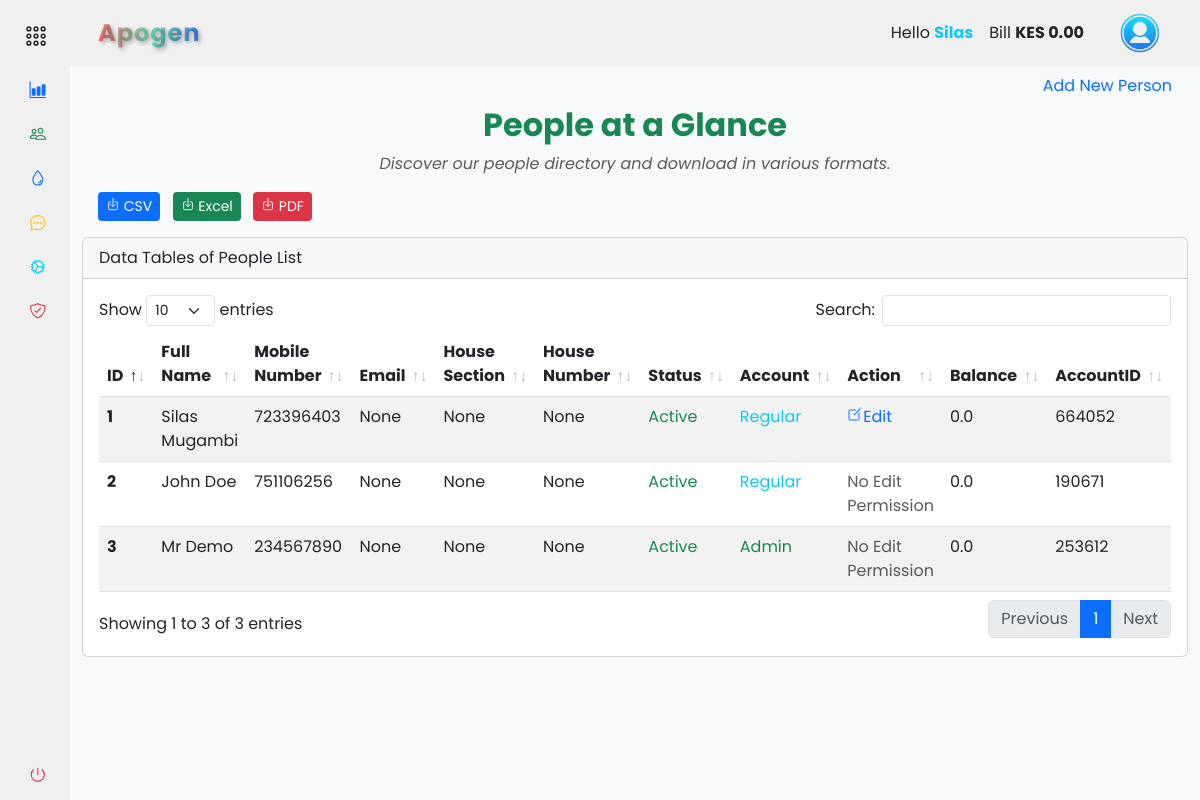
The page /accounts/people/people_list (signed in) on the database its author committed.
### app/backend/models/user.py (models this page shows, shortened)
class User(db.Model, UserMixin):
    id = db.Column(db.Integer, primary_key=True)
    mobile_number = db.Column(db.String(20), unique=True, nullable=False)
    password_hash = db.Column(db.String(128), nullable=False)
    first_name = db.Column(db.String(50))
    last_name = db.Column(db.String(50))
    email = db.Column(db.String(120))
    house_section = db.Column(db.String(50))
    house_number = db.Column(db.String(20))
    profile_image = db.Column(db.String(255))
    is_active = db.Column(db.Boolean, default=True)
    is_admin = db.Column(db.Boolean, default=False)
    balance = db.Column(db.Float, default=0)
    unique_user_id = db.Column(db.String(6), unique=True, nullable=True)
    meter_readings = db.relationship('MeterReading', backref='user', lazy=True)
    payments = db.relationship('Payment', backref='user', lazy=True)

### app/backend/accounts/people/routes.py (the view)
@people_bp.route('/people_list', methods=['GET', 'POST'])
@login_required
def people_list():
    if current_user.is_authenticated:
        people_list = User.query.all()
        add_form = AddUserForm()
        house_sections = []
        settings = Settings.query.first()
        if settings:
            house_sections = [(section, section) for section in settings.house_sections.split(',')]
        return render_template('accounts/people_list.html', people_list=people_list, house_sections=house_sections, form=add_form, hide_footer=True)
    else:
        return redirect(url_for('auth.login'))

### app/backend/accounts/people/forms.py (shortened to what this page needs)
class AddUserForm(FlaskForm):
    first_name = StringField('First Name', validators=[DataRequired(), Length(max=50)])
    last_name = StringField('Last Name', validators=[DataRequired(), Length(max=50)])
    mobile_number = StringField('Mobile Number', validators=[DataRequired(), Length(min=10, max=20)])
    email = StringField('Email', validators=[Optional(), Length(max=50)])
    house_section = SelectField('House Section', validators=[DataRequired()], coerce=str)
    house_number = StringField('House Number', validators=[DataRequired(), Length(max=50)])
    password = PasswordField('Password', validators=[DataRequired(), Length(min=6), EqualTo('confirm_password', message='Passwords must match')])
    confirm_password = PasswordField('Confirm Password', validators=[DataRequired()])
    submit = SubmitField('Register')

### app/backend/accounts/accounts_context.py (called while the page is built)
def accounts_context():
    settings = Settings.query.first()
    company_name = settings.company_name if settings else 'ApoGen'
    bank_name = settings.bank_name if settings else 'M-Pesa'
    paybill = settings.paybill if settings else '123456'
    account_number = settings.account_number if settings else '123456789'
    contact_number = settings.contact_number if settings else '0722000111'
    total_bill = db.session.query(func.sum(MeterReading.total_price)).filter(MeterReading.reading_status == False).scalar()
    total_bill = total_bill or 0
    return {
        'company_name': company_name,
        'bank_name': bank_name,
        'paybill': paybill,
        'account_number': account_number,
        'contact_number': contact_number,
        'total_bill': total_bill
    }

def inject_now():
    return {'now': datetime.utcnow() + timedelta(hours=3)}

### app/assets/templates/accounts/people_list.html (shortened to what this page needs)
{% extends "base.html" %} {% block content %}
<section class="container-fluid">
  <ul class="nav nav-pills justify-content-end border-0">
    <li type="button" class="nav-item">
      <a
        class="nav-link"
        data-bs-toggle="modal"
        data-bs-target="#addNewPersonModal"
        >Add New Person</a
      >
    </li>
  </ul>
  <div class="text-center">
    <h2 class="fw-bold text-success mb-2">People at a Glance</h2>
    <p class="text-muted fst-italic">
      Discover our people directory and download in various formats.
    </p>
  </div>
  <div class="row">
    <div class="col-md-12">
      <div class="float-start ms-3">
        <form
          action="{{ url_for('accounts.people.download_users') }}"
          method="get"
          class="d-inline"
        >
          <button
            type="submit"
            class="btn btn-sm me-2 btn-primary"
            name="format"
            value="csv"
          >
            <ion-icon name="download-outline"></ion-icon> CSV
          </button>
        </form>
        <form
          action="{{ url_for('accounts.people.download_users') }}"
          method="get"
          class="d-inline"
        >
          <button
            type="submit"
            class="btn btn-sm me-2 btn-success"
            name="format"
            value="excel"
          >
            <ion-icon name="download-outline"></ion-icon> Excel
          </button>
        </form>
        <form
          action="{{ url_for('accounts.people.download_users') }}"
          method="get"
          class="d-inline"
        >
          <button
            type="submit"
            class="btn btn-sm me-2 btn-danger"
            name="format"
            value="pdf"
          >
            <ion-icon name="download-outline"></ion-icon> PDF
          </button>
        </form>
      </div>
    </div>
  </div>
  <div class="col-md-12">
    <div class="card mt-3 mb-3">
      <div class="card-header">Data Tables of People List</div>
      <div class="card-body">
        <div class="table-responsive">
          <table class="table table-striped data-table" style="width: 100%">
            <thead>
              <tr>
                <th scope="col">ID</th>
                <th scope="col">Full Name</th>
                <th scope="col">Mobile Number</th>
                <th scope="col">Email</th>
                <th scope="col">House Section</th>
                <th scope="col">House Number</th>
                <th scope="col">Status</th>
                <th scope="col">Account</th>
                <th scope="col">Action</th>
                <th scope="col">Balance</th>
                <th scope="col">AccountID</th>
              </tr>
            </thead>
            <tbody>
              {% for person in people_list %}
              <tr>
                <th scope="row">{{ person.id }}</th>
                <td>
                  {{ person.first_name.title() ~ " " ~ person.last_name.title()
                  }}
                </td>
                <td>{{ person.mobile_number }}</td>
                <td>{{ person.email }}</td>
                <td>{{ person.house_section }}</td>
                <td>{{ person.house_number }}</td>
                <td>
                  {% if person.is_active %}
                  <span class="text-success">Active</span>
                  {% else %}
                  <span class="text-danger">Inactive</span>
                  {% endif %}
                </td>
                <td>
                  {% if person.is_admin %}
                  <span class="text-success">Admin</span>
                  {% else %}
                  <span class="text-info">Regular</span>
                  {% endif %}
                </td>
                <td>
                  {% if current_user.is_admin or current_user.id == person.id %}
                  <a
                    href="{{ url_for('accounts.people.edit_user', user_id=person.id) }}"
                  >
                    <ion-icon name="create-outline"></ion-icon>Edit
                  </a>
                  {% else %}
                  <span class="text-muted">No Edit Permission</span>
                  {% endif %}
                </td>
                <td>{{ person.balance }}</td>
                <td>{{ person.unique_user_id }}</td>
              </tr>
              {% endfor %}
            </tbody>
          </table>
        </div>
      </div>
    </div>
  </div>
</section>
{% endblock %}

### app/assets/templates/base.html (shortened to what this page needs)
<!DOCTYPE html>
<html lang="en">
  <head>
    <link
      rel="stylesheet"
      href="{{ url_for('static', filename='css/vendor/bootstrap.min.css') }}"
    />
    <link
      rel="stylesheet"
      href="{{ url_for('static', filename='css/datatables/dataTables.bootstrap5.min.css') }}"
    />
    <link
      rel="stylesheet"
      href="{{ url_for('static', filename='css/styles.css') }}"
    />
  </head>
  <body>
    <div class="wrapper">
      {% include '/components/sidebar.html' %}
      <main class="main">
        {% include '/components/navbar.html' %}
        {% block content %}{% endblock %}
      </main>
    </div>
  </body>
</html>

### app/assets/templates/components/sidebar.html (shortened to what this page needs)
{% if not hide_sidebar %}
<aside id="sidebar">
  <div class="d-flex mt-2">
    <button class="toggle-btn" type="button">
      <ion-icon name="apps-outline" class="text-dark"></ion-icon>
    </button>
  </div>
  <ul class="sidebar-nav">
    <li class="sidebar-item">
      <a
        href="{{ url_for('accounts.dashboard.dashboard') }}"
        class="sidebar-link"
      >
        <ion-icon name="bar-chart" class="text-primary me-2"></ion-icon>
      </a>
    </li>
    <li class="sidebar-item">
      <a
        href="{{ url_for('accounts.people.people_list') }}"
        class="sidebar-link"
      >
        <ion-icon name="people-outline" class="text-success"></ion-icon>
      </a>
    </li>
    <li class="sidebar-item">
      <a
        href="#records_water_supply"
        class="sidebar-link collapsed has-dropdown"
        data-bs-toggle="collapse"
        data-bs-target="#records_water"
        aria-expanded="false"
        aria-controls="records_water"
      >
        <ion-icon name="water-outline" class="text-primary"></ion-icon>
      </a>
    </li>
    <li class="sidebar-item">
      <a
        href="{{ url_for('accounts.messages.messages') }}"
        class="sidebar-link"
      >
        <ion-icon
          name="chatbubble-ellipses-outline"
          class="text-warning"
        ></ion-icon>
      </a>
    </li>
    <li class="sidebar-item">
      <a
        href="{{ url_for('accounts.settings.settings') }}"
        class="sidebar-link"
      >
        <ion-icon name="cog-outline" class="text-info"></ion-icon>
      </a>
    </li>
    <li class="sidebar-item">
      <a
        href="{{ url_for('accounts.security.security_options') }}"
        class="sidebar-link"
      >
        <ion-icon
          name="shield-checkmark-outline"
          class="text-danger"
        ></ion-icon>
      </a>
    </li>
  </ul>
  <div class="sidebar-footer">
    <a
      class="sidebar-link"
      href="{{ url_for('auth.logout') }}"
      onclick="localStorage.clear();"
    >
      <ion-icon name="power-outline" class="text-danger"></ion-icon>
    </a>
  </div>
</aside>
{% endif %}

### app/assets/templates/components/navbar.html (shortened to what this page needs)
{% if not hide_navbar %}
<header
  id="navbar"
  class="navbar navbar-expand-lg sticky-sm-top {% if not current_user.is_authenticated %}bg-dark{% endif %}"
>
  <div class="container-fluid">
    <a
      class="navbar-brand text-center d-flex align-items-center fw-bold ms-3 {% if not current_user.is_authenticated %}text-light{% else %}gradient-text{% endif %}"
      href="#"
    >
      {% if company_name %}{{ company_name.title() }}{% else %}ApoGen{% endif %}
    </a>
    <div class="collapse navbar-collapse" id="navbarToggler">
      <div class="d-flex align-items-center ms-auto">
         {% if current_user.is_authenticated %}
        <ul class="navbar-nav me-3">
          <li class="nav-item">
            <a class="nav-link text-dark">
              Hello
              <span class="text-info fw-bold"
                >{{ current_user.first_name.title() }}</span
              >
            </a>
          </li>
          <li class="nav-item">
            <a class="nav-link text-dark">
              Bill
              <span
                class="fw-bold {% if current_user.balance > 0 %}text-success{% elif current_user.balance == 0 %}text-dark{% else %}text-danger{% endif %}"
                >KES {% if current_user.balance > 0 %}-{% endif %} {{
                "%0.2f"|format(current_user.balance) }}</span
              >
            </a>
          </li>
        </ul>
        <div class="btn-group">
          <button
            type="button"
            class="btn navbar-brand rounded-circle border-0"
            data-bs-toggle="dropdown"
            aria-expanded="false"
          >
            <img
              src="{{ url_for('static', filename='images/user.png') }}"
              alt="logo image"
              height="40px"
              width="40px"
            />
          </button>
        </div>
        {% endif %}
      </div>
    </div>
  </div>
</header>
{% endif %}

### app/assets/static/css/styles.css (style rules this page uses)
a { text-decoration: none; cursor: pointer; }
li { list-style: none; }
button { border: none !important; outline: none; }
body { font-family: "Poppins", sans-serif; }
.wrapper { display: flex; overflow: hidden; height: 100vh; }
#sidebar { width: 70px; min-width: 70px; z-index: 1000; transition: all 0.25s ease-in-out; display: flex; flex-direction: column; }
.toggle-btn { background-color: transparent; cursor: pointer; border: 0; padding: 1rem 1.5rem; }
.toggle-btn ion-icon { color: #000; font-size: 1.5rem; }
.sidebar-nav { padding: 0rem; flex: 1 1 auto; }
a.sidebar-link { padding: 0.625rem 1.625rem; color: #000; display: block; font-size: 0.9rem; border-radius: 5px; white-space: nowrap; border-left: 3px solid transparent; transition: background-color 0.3s ease, margin-inline-start 0.3s ease, border-left 0.3s ease; }
.sidebar-link ion-icon { font-size: 1.1rem; margin-right: 0.75rem; }
.sidebar-item { position: relative; }
.main { min-height: 100vh; width: 100%; overflow-y: scroll; transition: all 0.35s ease-in-out; background-color: rgb(248, 249, 250); }
.navbar, #sidebar { background-color: #f0f0f0; z-index: 1000; }
.navbar-brand { font-size: 24px; letter-spacing: 1px; text-decoration: none; transition: transform 0.3s ease; }
.gradient-text { background: linear-gradient(to right, #ff6e6e, #78e8bc, #4780ec); -webkit-background-clip: text; -webkit-text-fill-color: transparent; font-weight: bold; text-shadow: 2px 2px 4px rgba(0, 0, 0, 0.3); }

### rows shown on the page
User: first_name "Silas", balance "0.00", id "1", first_name "Silas Mugambi", mobile_number "723396403", email "None", house_section "None", house_number "None", is_active "Active", is_admin "Regular", balance "0.0", unique_user_id "664052"
User: id "2", first_name "John Doe", mobile_number "751106256", email "None", house_section "None", house_number "None", is_active "Active", is_admin "Regular", shows "No Edit Permission", balance "0.0", unique_user_id "190671"
User: id "3", first_name "Mr Demo", mobile_number "234567890", email "None", house_section "None", house_number "None", is_active "Active", is_admin "Admin", shows "No Edit Permission", balance "0.0", unique_user_id "253612"

### other values the page prints
{{ company_name.title() }} "Apogen"
